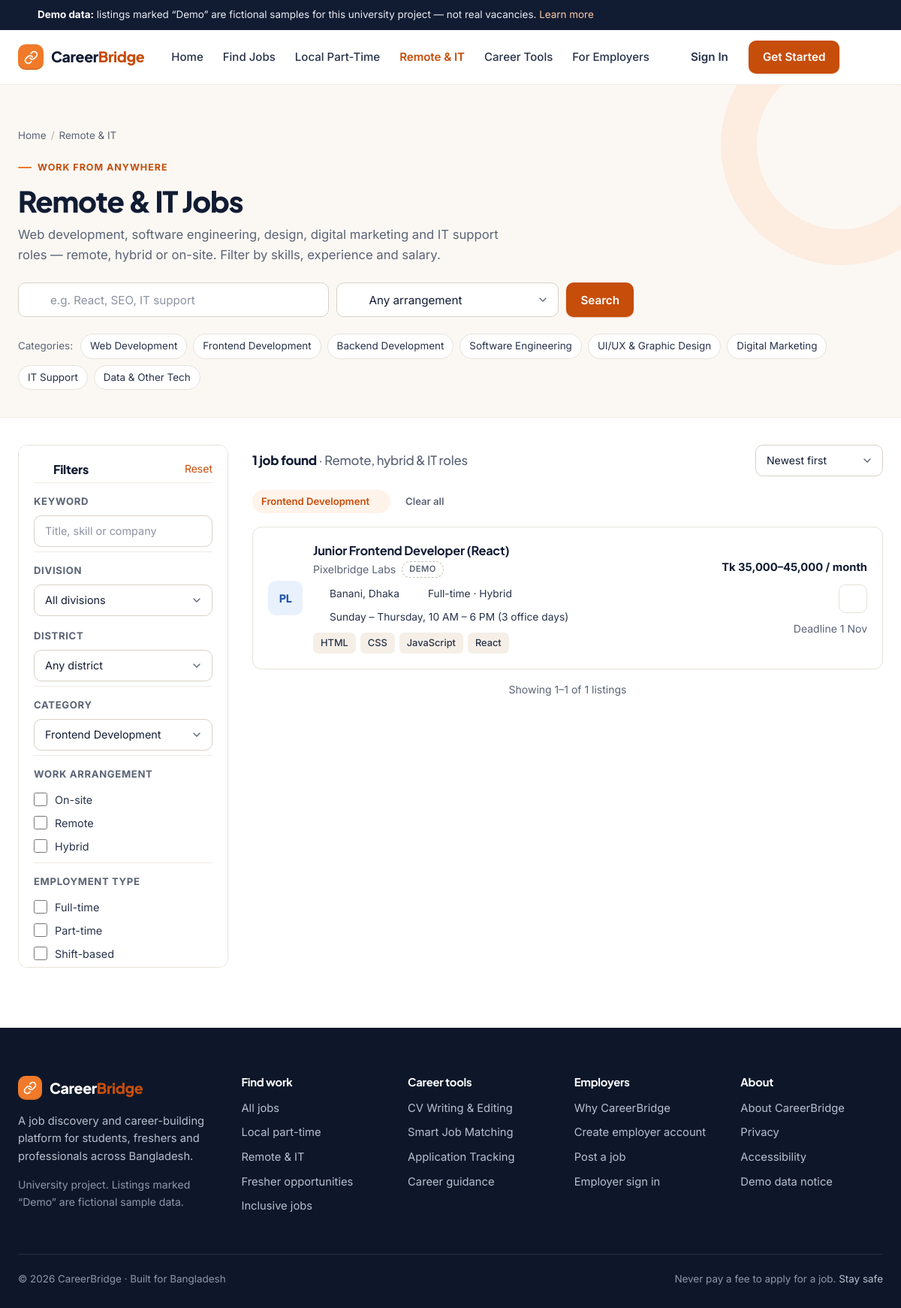
/remote.php?category=frontend, run on the app's committed database.
### tables this page shows
CREATE TABLE categories (
  id         INT UNSIGNED AUTO_INCREMENT PRIMARY KEY,
  name       VARCHAR(80) NOT NULL,
  slug       VARCHAR(80) NOT NULL,
  grp        ENUM('local','it','general') NOT NULL DEFAULT 'general',
  icon       VARCHAR(30) NOT NULL DEFAULT 'briefcase',
  sort_order SMALLINT NOT NULL DEFAULT 0,
  UNIQUE KEY uq_category_slug (slug)
);

CREATE TABLE jobs (
  id                 INT UNSIGNED AUTO_INCREMENT PRIMARY KEY,
  company_id         INT UNSIGNED NOT NULL,
  category_id        INT UNSIGNED NOT NULL,
  title              VARCHAR(150) NOT NULL,
  description        TEXT NOT NULL,
  responsibilities   TEXT NULL,
  requirements       TEXT NULL,
  how_to_apply       TEXT NULL,
  employment_type    ENUM('full_time','part_time','temporary','shift','internship','contract') NOT NULL,
  work_arrangement   ENUM('onsite','remote','hybrid') NOT NULL DEFAULT 'onsite',
  experience_level   ENUM('fresher','junior','mid','senior') NOT NULL DEFAULT 'fresher',
  education_level    TINYINT UNSIGNED NOT NULL DEFAULT 0,
  division           VARCHAR(40) NULL,
  district           VARCHAR(40) NULL,
  area               VARCHAR(80) NULL,
  salary_min         INT UNSIGNED NULL,
  salary_max         INT UNSIGNED NULL,
  salary_period      ENUM('month','hour','day','shift','project') NOT NULL DEFAULT 'month',
  working_hours      VARCHAR(120) NULL,
  shift              ENUM('morning','day','evening','night','weekend','flexible') NULL,
  vacancies          SMALLINT UNSIGNED NOT NULL DEFAULT 1,
  required_skills    VARCHAR(500) NULL,
  preferred_skills   VARCHAR(500) NULL,
  deadline           DATE NULL,
  status             ENUM('draft','published','closed') NOT NULL DEFAULT 'draft',
  acc_step_free      TINYINT(1) NOT NULL DEFAULT 0,
  acc_lift           TINYINT(1) NOT NULL DEFAULT 0,
  acc_toilet         TINYINT(1) NOT NULL DEFAULT 0,
  acc_flexible_hours TINYINT(1) NOT NULL DEFAULT 0,
  acc_remote_option  TINYINT(1) NOT NULL DEFAULT 0,
  acc_interview      TINYINT(1) NOT NULL DEFAULT 0,
  acc_notes          TEXT NULL,
  is_featured        TINYINT(1) NOT NULL DEFAULT 0,
  is_demo            TINYINT(1) NOT NULL DEFAULT 0,
  views              INT UNSIGNED NOT NULL DEFAULT 0,
  created_at         DATETIME NOT NULL DEFAULT CURRENT_TIMESTAMP,
  updated_at         DATETIME NOT NULL DEFAULT CURRENT_TIMESTAMP ON UPDATE CURRENT_TIMESTAMP,
  KEY idx_jobs_status_deadline (status, deadline),
  KEY idx_jobs_company (company_id),
  KEY idx_jobs_category (category_id),
  KEY idx_jobs_location (division, district),
  KEY idx_jobs_type (employment_type, work_arrangement),
  KEY idx_jobs_created (created_at),
  CONSTRAINT fk_job_company  FOREIGN KEY (company_id)  REFERENCES companies(id) ON DELETE CASCADE,
  CONSTRAINT fk_job_category FOREIGN KEY (category_id) REFERENCES categories(id)
);

CREATE TABLE companies (
  id          INT UNSIGNED AUTO_INCREMENT PRIMARY KEY,
  user_id     INT UNSIGNED NOT NULL,
  name        VARCHAR(150) NOT NULL,
  industry    VARCHAR(100) NULL,
  size        VARCHAR(40) NULL,
  division    VARCHAR(40) NULL,
  district    VARCHAR(40) NULL,
  address     VARCHAR(255) NULL,
  website     VARCHAR(255) NULL,
  phone       VARCHAR(30) NULL,
  description TEXT NULL,
  is_demo     TINYINT(1) NOT NULL DEFAULT 0,
  created_at  DATETIME NOT NULL DEFAULT CURRENT_TIMESTAMP,
  UNIQUE KEY uq_company_user (user_id),
  CONSTRAINT fk_company_user FOREIGN KEY (user_id) REFERENCES users(id) ON DELETE CASCADE
);

### remote.php (the view, shortened to what the rows shown need)
<?php
require __DIR__ . '/includes/bootstrap.php';
$f = read_job_filters($_GET);
$result = search_jobs($f, 'remote', max(1, (int) ($_GET['page'] ?? 1)));
$scopeLabel = 'Remote, hybrid & IT roles';
require __DIR__ . '/includes/partials/header.php';
?>
<section class="page-hero">
  <div class="container">
    <h1>Remote &amp; IT Jobs</h1>
    <div class="hero-tags">
      <span>Categories:</span>
      <?php foreach (categories('it') as $c): ?><a href="<?= e(url('remote.php?category=' . $c['slug'])) ?>"><?= e($c['name']) ?></a><?php endforeach; ?>
    </div>
  </div>
</section>
<?php require __DIR__ . '/includes/partials/listing.php'; ?>
<?php require __DIR__ . '/includes/partials/footer.php'; ?>

### includes/partials/listing.php (shortened to what the rows shown need)
<div class="container listing">
  <form class="filters" method="get" action="" data-filters aria-labelledby="filters-title">
    <div class="filters-head">
      <h2 id="filters-title"><?= icon('filter', '', 18) ?> Filters</h2>
    </div>
  </form>
  <section aria-labelledby="results-title">
    <div class="results-bar">
      <h2 id="results-title" aria-live="polite"><?= $result['total'] ?> <?= $result['total'] === 1 ? 'job' : 'jobs' ?> found<?= !empty($scopeLabel) ? ' <span class="muted" style="font-weight:500">· ' . e($scopeLabel) . '</span>' : '' ?></h2>
    </div>
    <?php if ($result['items']): ?>
      <div class="job-list">
        <?php foreach ($result['items'] as $job) echo job_card($job, 'row'); ?>
      </div>
    <?php endif; ?>
  </section>
</div>

### includes/icons.php (shortened to what the rows shown need)
<?php
function icon(string $name, string $class = '', int $size = 20): string
{
    static $p = null;
    $paths = $p[$name] ?? $p['info'];
    $cls = trim('icon ' . $class);
    return '<svg class="' . e($cls) . '" width="' . $size . '" height="' . $size . '" viewBox="0 0 24 24" fill="none" stroke="currentColor" stroke-width="1.8" stroke-linecap="round" stroke-linejoin="round" aria-hidden="true" focusable="false">' . $paths . '</svg>';
}

### includes/ui.php (shortened to what the rows shown need)
<?php
function save_button(array $job, string $class = ''): string
{
    $u = current_user();
    $id = (int) $job['id'];
    if (!$u) {
        $next = urlencode(url('job.php?id=' . $id));
        return '<a class="save-btn ' . e($class) . '" href="' . e(url('login.php?next=' . $next)) . '" aria-label="Sign in to save ' . e($job['title']) . '" title="Sign in to save">' . icon('bookmark', '', 18) . '</a>';
    }
    $saved = in_array($id, saved_job_ids(), true);
    return '<form class="save-form" method="post" action="' . e(url('api/save-job.php')) . '" data-save-form>'
        . csrf_field()
        . '<input type="hidden" name="job_id" value="' . $id . '">'
        . '<input type="hidden" name="return" value="' . e($_SERVER['REQUEST_URI'] ?? '') . '">'
        . '<button type="submit" class="save-btn ' . ($saved ? 'saved ' : '') . e($class) . '" aria-pressed="' . ($saved ? 'true' : 'false') . '" aria-label="' . ($saved ? 'Remove from saved jobs: ' : 'Save job: ') . e($job['title']) . '" title="' . ($saved ? 'Saved' : 'Save job') . '">'
        . icon('bookmark', '', 18) . '</button></form>';
}
function job_card(array $job, string $variant = 'grid', ?array $match = null): string
{
    $types = employment_types();
    $arr = work_arrangements();
    $id = (int) $job['id'];
    $skills = array_slice(skills_list($job['required_skills']), 0, 4);
    $left = days_left($job['deadline'] ?? null);
    ob_start(); ?>
    <article class="job-card <?= $variant === 'row' ? 'job-row' : '' ?>">
      <?php if ($variant === 'row'): ?>
        <span class="logo-tile <?= logo_tone((int) $job['company_id']) ?>" aria-hidden="true"><?= e(initials($job['company_name'])) ?></span>
        <div class="job-card-body">
          <div class="job-card-title">
            <h3><a href="<?= e(url('job.php?id=' . $id)) ?>"><?= e($job['title']) ?></a></h3>
            <div class="company"><?= e($job['company_name']) ?><?php if ($job['is_demo']): ?> <span class="badge badge-demo">Demo</span><?php endif; ?></div>
          </div>
          <div class="job-meta">
            <span><?= icon('pin', '', 16) ?><?= e(format_location($job)) ?></span>
            <span><?= icon('briefcase', '', 16) ?><?= e($types[$job['employment_type']]) ?> · <?= e($arr[$job['work_arrangement']]) ?></span>
            <?php if (!empty($job['working_hours'])): ?><span><?= icon('clock', '', 16) ?><?= e($job['working_hours']) ?></span><?php endif; ?>
          </div>
          <?php if ($skills): ?><div class="chips"><?php foreach ($skills as $s): ?><span class="chip"><?= e($s) ?></span><?php endforeach; ?></div><?php endif; ?>
        </div>
        <div class="job-card-side">
          <span class="salary"><?= e(format_salary($job)) ?></span>
          <div class="flex items-center gap-2 z">
            <?= save_button($job) ?>
          </div>
          <span class="small muted"><?= $left !== null ? ($left <= 3 ? '<span class="deadline-soon">' . ($left === 0 ? 'Closes today' : "Closes in $left days") . '</span>' : 'Deadline ' . e(format_date($job['deadline'], 'j M'))) : e(time_ago($job['created_at'])) ?></span>
        </div>
      <?php endif; ?>
    </article>
    <?php
    return (string) ob_get_clean();
}

### data on the page
categories: name "Web Development"
categories: name "Frontend Development"
categories: name "Backend Development"
categories: name "Software Engineering"
categories: name "UI/UX & Graphic Design"
categories: name "Digital Marketing"
categories: name "IT Support"
categories: name "Data & Other Tech"
jobs: company.name "PL", title "Junior Frontend Developer (React)", company.name "Pixelbridge Labs", is_demo "DEMO", $size 16 (drawn), format_location($job) "Banani, Dhaka", employment_type "Full-time", work_arrangement "Hybrid", working_hours "Sunday – Thursday, 10 AM – 6 PM (3 office days)", required_skills "HTML", required_skills "CSS", required_skills "JavaScript", required_skills "React", format_salary($job) "Tk 35,000–45,000 / month", deadline "1 Nov"

### other printed values
$label "Home"
$label "Find Jobs"
$label "Local Part-Time"
$label "Remote & IT"
$label "Career Tools"
$label "For Employers"
$label "On-site"
$label "Remote"
$label "Hybrid"
$label "Full-time"
$label "Part-time"
$label "Shift-based"
$result['total'] "1"
$scopeLabel "Remote, hybrid & IT roles"
$label "Frontend Development"
